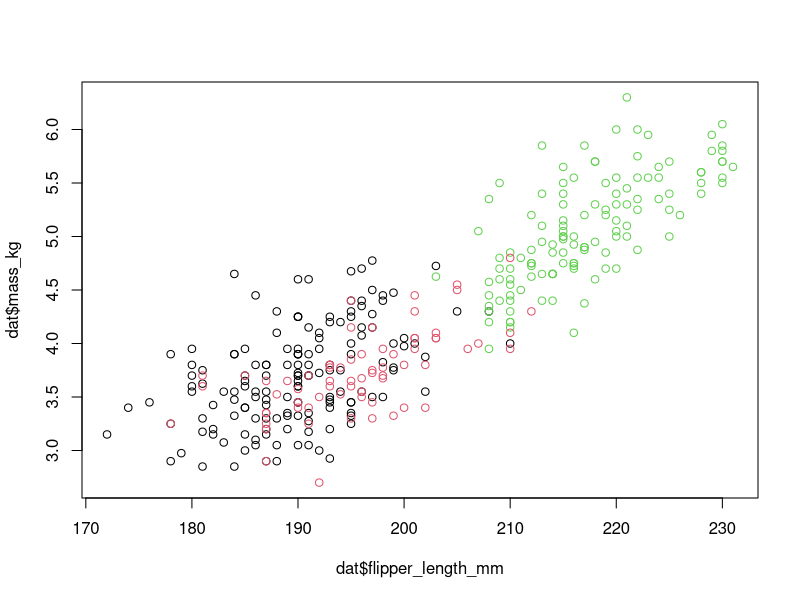

Here is the R script that generated this plot:
dat <- read.csv("penguins.csv")
dat <- dat[!is.na(dat$body_mass_g), ]
dat$mass_kg <- dat$body_mass_g / 1000

fit <- lm(mass_kg ~ flipper_length_mm + species, data = dat)
summary(fit)

plot(dat$flipper_length_mm, dat$mass_kg, col = factor(dat$species))
